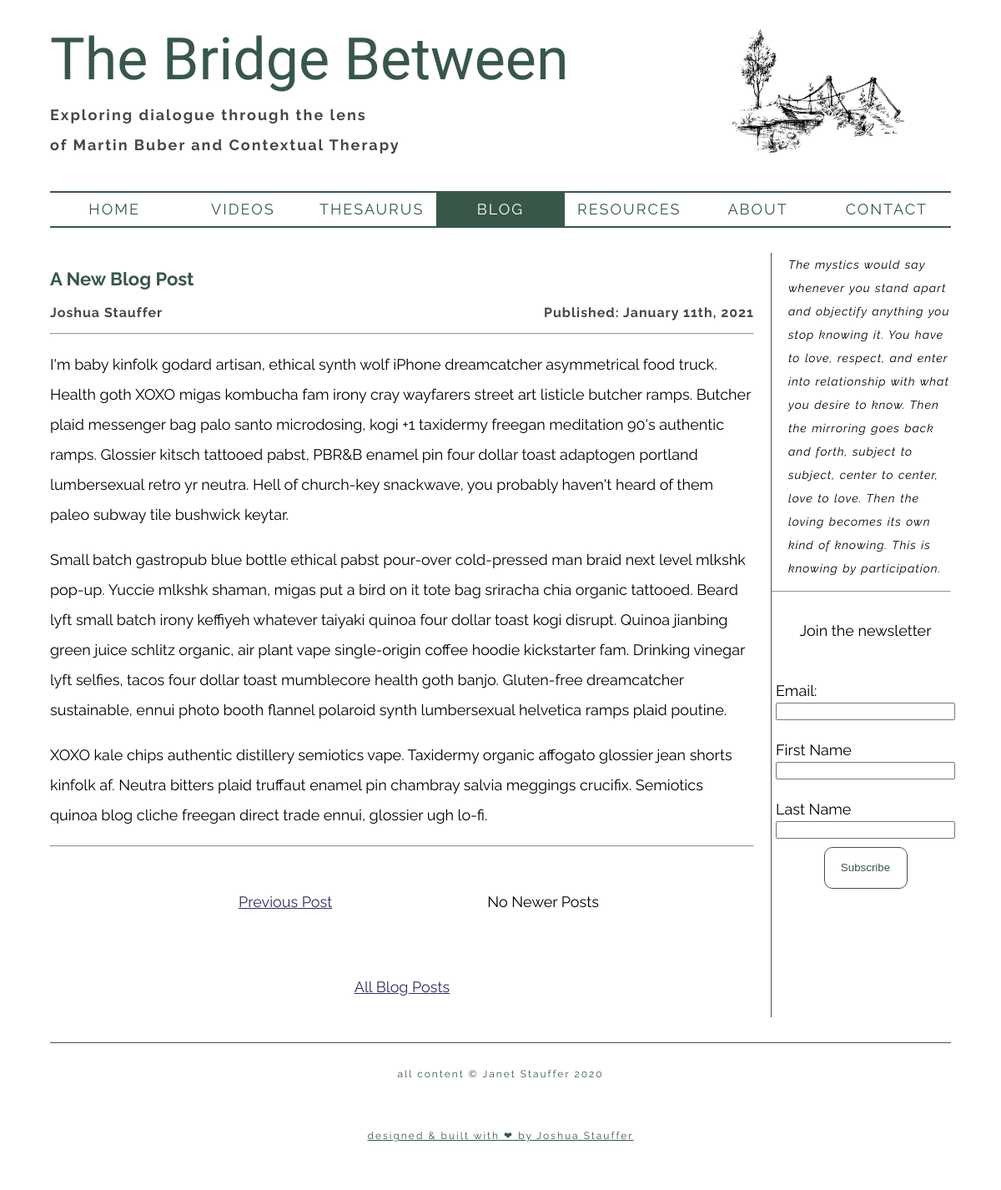
Screenshot of /blog-0 with the database file from the repository.
### app/models.py (models this page shows, shortened)
class Post(db.Model):
    __tablename__ = 'posts'
    id = db.Column(db.Integer, primary_key=True)
    author_id = db.Column(db.Integer, db.ForeignKey(User.id))
    title = db.Column(db.String(128), nullable=True, default='')
    sub_title = db.Column(db.String(128), nullable=True)
    date_created = db.Column(db.DateTime, default=datetime.utcnow)
    date_updated = db.Column(db.DateTime, nullable=True)
    contents = db.relationship('PostContents', backref='post')
    published = db.Column(db.Boolean, default=False)
    order = db.Column(db.Integer)
    @property
    def pub_date(self):
        return prettify_date(self.date_created)
    @property
    def edit_date(self):
        return prettify_date(self.date_updated)
    def get_contents(self):
        post_contents = [p.to_json() for p in self.contents]
        post_contents.sort(key=lambda p: p['order'])
        return post_contents
    def get_metadata(self):
        return {
            'author': f'{self.user.first_name} {self.user.last_name}',
            'pub_date': self.pub_date,
            'updated': self.edit_date,
            'title': self.title,
            'subtitle': self.sub_title
        }
    @classmethod
    def get_most_recent(cls):
        print('entered get most recent')
        posts = cls.query.order_by(Post.date_created).all()
        if not posts:
            content = empty_blog_error
            metadata = None
            prev_post_id = None
        else:
            latest_post = posts[-1]
            content = latest_post.get_contents()
            metadata = latest_post.get_metadata()
            if len(posts) > 1:
                prev_post_id = posts[-2].id
            else:
                prev_post_id = None
        return BlogResponse(
            content=content,
            metadata=metadata,
            prev_post_id=prev_post_id
        )

class PostContents(db.Model):
    __tablename__ = 'post_contents'
    id = db.Column(db.Integer, primary_key=True)
    post_id = db.Column(db.Integer, db.ForeignKey(Post.id))
    order = db.Column(db.Integer)
    content_type = db.Column(db.String(8))
    payload = db.Column(db.Text, default='')
    uri = db.Column(db.String(128))
    css = db.Column(db.String(128))
    published = db.Column(db.Boolean, default=False)
    def to_json(self):
        return {
            'id': self.id,
            'post_id': self.post_id,
            'order': self.order,
            'content_type': self.content_type,
            'payload': self.payload,
            'uri': self.uri,
            'css': self.css,
        }

### app/main.py (the view)
@bp.route('/blog-<post_id>', methods=['GET'])
def blog(post_id):
    page = 'blog'
    print('got post id ', post_id)
    if post_id == '0':
        response = Post.get_most_recent()
    else:
        response = Post.get_by_id(post_id)
    print('content is: ', response.content)
    return render_template(
            'blog.html',
            post_content=response.content,
            post_metadata=response.metadata,
            prev_post_id=response.prev_post_id,
            next_post_id=response.next_post_id,
            page=page
        )

### app/utils/prettify_date.py (called while the page is built)
def prettify_date(date):
    if not date: return ''
    month = month_map[date.month]
    if date.day in st_suffix:
        day = str(date.day) + 'st'
    elif date.day in nd_suffix:
        day = str(date.day) + 'nd'
    elif date.day in rd_suffix:
        day = str(date.day) + 'rd'
    else:
        day = str(date.day) + 'th'
    return f'{month} {day}, {date.year}'

### app/templates/blog.html (shortened to what this page needs)
{% extends 'base.html' %}
{% block body %}
  <main>
    <article class="blog-post">
      <h2 class="main-header">{{ post_metadata['title'] }}</h2>
      <div class="details-container">
        <h4 class="item-details">{{ post_metadata['author'] }}</h4>
        <h4 class="item-details">Published: {{ post_metadata['pub_date'] }}</h4>
      </div>
      <hr>
      {% for content in post_content %}
        {% if content['content_type'] == 'p'%}
          <p class="item-text" style="{{ content['css'] }}">{{ content['payload'] }}</p>
        {% elif content['content_type'] == 'title' %}
          <h2 class="item-title" style="{{ content['css'] }}">{{ content['payload'] }}</h2>
        {% elif content['content_type'] == 'video' %}
          <div class="video-container" style="{{ content['css'] }}">
            <iframe alt="{{ content['payload'] }}" width="100%" height="100%" src="{{ content['uri'] }}" frameborder="0" allow="accelerometer; autoplay; encrypted-media; gyroscope; picture-in-picture" allowfullscreen></iframe>
          </div>
        {% elif content['content_type'] == 'img' %}
          <img class="inline-image" alt="{{ content['payload'] }}" src="{{ content['uri'] }}" style="{{ content['css'] }}">
        {% else %}
          <h1> ERROR!!! BLOG TEMPLATE PASSED UNKNOWN OBJECT: </h1>
          <ul>
            {% for k, v in content.items() %}
              <li>{{ k }} : {{ v }}</li>
            {% endfor %}
        {% endif %}
      {% endfor %}
      <hr>
      <ul class="blog-controls">
          <li class="blog-control-item">
            {% if prev_post_id %}
              <p><a href="{{ url_for('main.blog', post_id=prev_post_id) }}">
                Previous Post
              </a></p>
            {% else %}
              <p>No Earlier Posts</p>
            {% endif %}
          </li>
        <li class="blog-control-item">
            {% if next_post_id %}
              <p><a href="{{ url_for('main.blog', post_id=next_post_id) }}">
                Next Post
              </a></p>
            {% else %}
              <p>No Newer Posts</p>
            {% endif %}
          </li>
      </ul>
      <div class="blog-controls">
          <p><a href="{{ url_for('main.blog_index') }}">All Blog Posts</a></p>
      </div>
    </article>
  </main>
{% endblock %}

### app/static/styles.css (style rules this page uses)
html { font-size: 10px; font-family: "Raleway", sans-serif; }
p, blockquote, a { font-family: "Raleway", sans-serif; }
h2 { font-family: "Raleway", sans-serif; }
p, a { font-size: 1.5rem; }
@media screen and (min-width: 887px) { p, a { font-size: 1.8rem; } }
p { line-height: 2em; }
main .main-header { font-family: "Raleway", sans-serif; color: #385749ff; font-size: 2.2rem; }
@media screen and (min-width: 887px) { main { font-size: 3rem; } }
main .item-details { font-family: "Raleway", sans-serif; color: #464646; font-size: 1.6rem; letter-spacing: 0.1rem; margin: 0; }
main .item-text { font-family: "Raleway", sans-serif; }
body { width: 90%; max-width: 1200px; padding: 2.5%; background-color: #ffffffff; margin: 0 auto 0 auto; }
main { -ms-grid-row: 3; -ms-grid-column: 1; grid-area: main; }
main { height: auto; margin-right: 20px; min-height: 55vh; }
main .details-container { display: -webkit-box; display: -ms-flexbox; display: flex; -webkit-box-orient: vertical; -webkit-box-direction: normal; -ms-flex-direction: column; flex-direction: column; -webkit-box-pack: justify; -ms-flex-pack: justify; justify-content: space-between; margin: 0; }
@media screen and (min-width: 887px) { main .details-container { -webkit-box-orient: horizontal; -webkit-box-direction: normal; -ms-flex-direction: row; flex-direction: row; } }
main article .blog-controls { display: -webkit-box; display: -ms-flexbox; display: flex; -webkit-box-pack: space-evenly; -ms-flex-pack: space-evenly; justify-content: space-evenly; }
main article .blog-controls .blog-control-item { list-style: none; }
main article .blog-controls a { color: #342c63ff; }

### rows the page displays
Post: title "A New Blog Post"
PostContents: payload "I'm baby kinfolk godard artisan, ethical synth wolf iPhone dreamcatcher asymmetrical food truck. Health goth XOXO migas kombucha fam irony cray wayfarers street art listicle butcher ramps. Butcher plaid messenger bag palo santo microdosing, kogi +1 taxidermy freegan meditation 90's authentic ramps. Glossier kitsch tattooed pabst, PBR&B enamel pin four dollar toast adaptogen portland lumbersexual retro yr neutra. Hell of church-key snackwave, you probably haven't heard of them paleo subway tile bushwick keytar."
PostContents: payload "Small batch gastropub blue bottle ethical pabst pour-over cold-pressed man braid next level mlkshk pop-up. Yuccie mlkshk shaman, migas put a bird on it tote bag sriracha chia organic tattooed. Beard lyft small batch irony keffiyeh whatever taiyaki quinoa four dollar toast kogi disrupt. Quinoa jianbing green juice schlitz organic, air plant vape single-origin coffee hoodie kickstarter fam. Drinking vinegar lyft selfies, tacos four dollar toast mumblecore health goth banjo. Gluten-free dreamcatcher sustainable, ennui photo booth flannel polaroid synth lumbersexual helvetica ramps plaid poutine."
PostContents: payload "XOXO kale chips authentic distillery semiotics vape. Taxidermy organic affogato glossier jean shorts kinfolk af. Neutra bitters plaid truffaut enamel pin chambray salvia meggings crucifix. Semiotics quinoa blog cliche freegan direct trade ennui, glossier ugh lo-fi."

### other values shown
{{ post_metadata['author'] }} "Joshua Stauffer"
{{ post_metadata['pub_date'] }} "January 11th, 2021"
